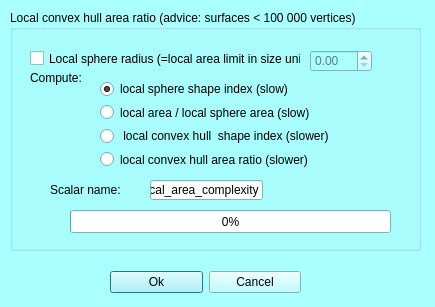
<?xml version="1.0" encoding="UTF-8"?>
<ui version="4.0">
 <class>mqScalarsComplexityDialog</class>
 <widget class="QDialog" name="mqScalarsComplexityDialog">
  <property name="geometry">
   <rect>
    <x>0</x>
    <y>0</y>
    <width>435</width>
    <height>307</height>
   </rect>
  </property>
  <property name="palette">
   <palette>
    <active>
     <colorrole role="WindowText">
      <brush brushstyle="SolidPattern">
       <color alpha="255">
        <red>0</red>
        <green>0</green>
        <blue>0</blue>
       </color>
      </brush>
     </colorrole>
     <colorrole role="Button">
      <brush brushstyle="SolidPattern">
       <color alpha="255">
        <red>170</red>
        <green>255</green>
        <blue>255</blue>
       </color>
      </brush>
     </colorrole>
     <colorrole role="Light">
      <brush brushstyle="SolidPattern">
       <color alpha="255">
        <red>255</red>
        <green>255</green>
        <blue>255</blue>
       </color>
      </brush>
     </colorrole>
     <colorrole role="Midlight">
      <brush brushstyle="SolidPattern">
       <color alpha="255">
        <red>212</red>
        <green>255</green>
        <blue>255</blue>
       </color>
      </brush>
     </colorrole>
     <colorrole role="Dark">
      <brush brushstyle="SolidPattern">
       <color alpha="255">
        <red>85</red>
        <green>127</green>
        <blue>127</blue>
       </color>
      </brush>
     </colorrole>
     <colorrole role="Mid">
      <brush brushstyle="SolidPattern">
       <color alpha="255">
        <red>113</red>
        <green>170</green>
        <blue>170</blue>
       </color>
      </brush>
     </colorrole>
     <colorrole role="Text">
      <brush brushstyle="SolidPattern">
       <color alpha="255">
        <red>0</red>
        <green>0</green>
        <blue>0</blue>
       </color>
      </brush>
     </colorrole>
     <colorrole role="BrightText">
      <brush brushstyle="SolidPattern">
       <color alpha="255">
        <red>255</red>
        <green>255</green>
        <blue>255</blue>
       </color>
      </brush>
     </colorrole>
     <colorrole role="ButtonText">
      <brush brushstyle="SolidPattern">
       <color alpha="255">
        <red>0</red>
        <green>0</green>
        <blue>0</blue>
       </color>
      </brush>
     </colorrole>
     <colorrole role="Base">
      <brush brushstyle="SolidPattern">
       <color alpha="255">
        <red>255</red>
        <green>255</green>
        <blue>255</blue>
       </color>
      </brush>
     </colorrole>
     <colorrole role="Window">
      <brush brushstyle="SolidPattern">
       <color alpha="255">
        <red>170</red>
        <green>255</green>
        <blue>255</blue>
       </color>
      </brush>
     </colorrole>
     <colorrole role="Shadow">
      <brush brushstyle="SolidPattern">
       <color alpha="255">
        <red>0</red>
        <green>0</green>
        <blue>0</blue>
       </color>
      </brush>
     </colorrole>
     <colorrole role="AlternateBase">
      <brush brushstyle="SolidPattern">
       <color alpha="255">
        <red>212</red>
        <green>255</green>
        <blue>255</blue>
       </color>
      </brush>
     </colorrole>
     <colorrole role="ToolTipBase">
      <brush brushstyle="SolidPattern">
       <color alpha="255">
        <red>255</red>
        <green>255</green>
        <blue>220</blue>
       </color>
      </brush>
     </colorrole>
     <colorrole role="ToolTipText">
      <brush brushstyle="SolidPattern">
       <color alpha="255">
        <red>0</red>
        <green>0</green>
        <blue>0</blue>
       </color>
      </brush>
     </colorrole>
    </active>
    <inactive>
     <colorrole role="WindowText">
      <brush brushstyle="SolidPattern">
       <color alpha="255">
        <red>0</red>
        <green>0</green>
        <blue>0</blue>
       </color>
      </brush>
     </colorrole>
     <colorrole role="Button">
      <brush brushstyle="SolidPattern">
       <color alpha="255">
        <red>170</red>
        <green>255</green>
        <blue>255</blue>
       </color>
      </brush>
     </colorrole>
     <colorrole role="Light">
      <brush brushstyle="SolidPattern">
       <color alpha="255">
        <red>255</red>
        <green>255</green>
        <blue>255</blue>
       </color>
      </brush>
     </colorrole>
     <colorrole role="Midlight">
      <brush brushstyle="SolidPattern">
       <color alpha="255">
        <red>212</red>
        <green>255</green>
        <blue>255</blue>
       </color>
      </brush>
     </colorrole>
     <colorrole role="Dark">
      <brush brushstyle="SolidPattern">
       <color alpha="255">
        <red>85</red>
        <green>127</green>
        <blue>127</blue>
       </color>
      </brush>
     </colorrole>
     <colorrole role="Mid">
      <brush brushstyle="SolidPattern">
       <color alpha="255">
        <red>113</red>
        <green>170</green>
        <blue>170</blue>
       </color>
      </brush>
     </colorrole>
     <colorrole role="Text">
      <brush brushstyle="SolidPattern">
       <color alpha="255">
        <red>0</red>
        <green>0</green>
        <blue>0</blue>
       </color>
      </brush>
     </colorrole>
     <colorrole role="BrightText">
      <brush brushstyle="SolidPattern">
       <color alpha="255">
        <red>255</red>
        <green>255</green>
        <blue>255</blue>
       </color>
      </brush>
     </colorrole>
     <colorrole role="ButtonText">
      <brush brushstyle="SolidPattern">
       <color alpha="255">
        <red>0</red>
        <green>0</green>
        <blue>0</blue>
       </color>
      </brush>
     </colorrole>
     <colorrole role="Base">
      <brush brushstyle="SolidPattern">
       <color alpha="255">
        <red>255</red>
        <green>255</green>
        <blue>255</blue>
       </color>
      </brush>
     </colorrole>
     <colorrole role="Window">
      <brush brushstyle="SolidPattern">
       <color alpha="255">
        <red>170</red>
        <green>255</green>
        <blue>255</blue>
       </color>
      </brush>
     </colorrole>
     <colorrole role="Shadow">
      <brush brushstyle="SolidPattern">
       <color alpha="255">
        <red>0</red>
        <green>0</green>
        <blue>0</blue>
       </color>
      </brush>
     </colorrole>
     <colorrole role="AlternateBase">
      <brush brushstyle="SolidPattern">
       <color alpha="255">
        <red>212</red>
        <green>255</green>
        <blue>255</blue>
       </color>
      </brush>
     </colorrole>
     <colorrole role="ToolTipBase">
      <brush brushstyle="SolidPattern">
       <color alpha="255">
        <red>255</red>
        <green>255</green>
        <blue>220</blue>
       </color>
      </brush>
     </colorrole>
     <colorrole role="ToolTipText">
      <brush brushstyle="SolidPattern">
       <color alpha="255">
        <red>0</red>
        <green>0</green>
        <blue>0</blue>
       </color>
      </brush>
     </colorrole>
    </inactive>
    <disabled>
     <colorrole role="WindowText">
      <brush brushstyle="SolidPattern">
       <color alpha="255">
        <red>85</red>
        <green>127</green>
        <blue>127</blue>
       </color>
      </brush>
     </colorrole>
     <colorrole role="Button">
      <brush brushstyle="SolidPattern">
       <color alpha="255">
        <red>170</red>
        <green>255</green>
        <blue>255</blue>
       </color>
      </brush>
     </colorrole>
     <colorrole role="Light">
      <brush brushstyle="SolidPattern">
       <color alpha="255">
        <red>255</red>
        <green>255</green>
        <blue>255</blue>
       </color>
      </brush>
     </colorrole>
     <colorrole role="Midlight">
      <brush brushstyle="SolidPattern">
       <color alpha="255">
        <red>212</red>
        <green>255</green>
        <blue>255</blue>
       </color>
      </brush>
     </colorrole>
     <colorrole role="Dark">
      <brush brushstyle="SolidPattern">
       <color alpha="255">
        <red>85</red>
        <green>127</green>
        <blue>127</blue>
       </color>
      </brush>
     </colorrole>
     <colorrole role="Mid">
      <brush brushstyle="SolidPattern">
       <color alpha="255">
        <red>113</red>
        <green>170</green>
        <blue>170</blue>
       </color>
      </brush>
     </colorrole>
     <colorrole role="Text">
      <brush brushstyle="SolidPattern">
       <color alpha="255">
        <red>85</red>
        <green>127</green>
        <blue>127</blue>
       </color>
      </brush>
     </colorrole>
     <colorrole role="BrightText">
      <brush brushstyle="SolidPattern">
       <color alpha="255">
        <red>255</red>
        <green>255</green>
        <blue>255</blue>
       </color>
      </brush>
     </colorrole>
     <colorrole role="ButtonText">
      <brush brushstyle="SolidPattern">
       <color alpha="255">
        <red>85</red>
        <green>127</green>
        <blue>127</blue>
       </color>
      </brush>
     </colorrole>
     <colorrole role="Base">
      <brush brushstyle="SolidPattern">
       <color alpha="255">
        <red>170</red>
        <green>255</green>
        <blue>255</blue>
       </color>
      </brush>
     </colorrole>
     <colorrole role="Window">
      <brush brushstyle="SolidPattern">
       <color alpha="255">
        <red>170</red>
        <green>255</green>
        <blue>255</blue>
       </color>
      </brush>
     </colorrole>
     <colorrole role="Shadow">
      <brush brushstyle="SolidPattern">
       <color alpha="255">
        <red>0</red>
        <green>0</green>
        <blue>0</blue>
       </color>
      </brush>
     </colorrole>
     <colorrole role="AlternateBase">
      <brush brushstyle="SolidPattern">
       <color alpha="255">
        <red>170</red>
        <green>255</green>
        <blue>255</blue>
       </color>
      </brush>
     </colorrole>
     <colorrole role="ToolTipBase">
      <brush brushstyle="SolidPattern">
       <color alpha="255">
        <red>255</red>
        <green>255</green>
        <blue>220</blue>
       </color>
      </brush>
     </colorrole>
     <colorrole role="ToolTipText">
      <brush brushstyle="SolidPattern">
       <color alpha="255">
        <red>0</red>
        <green>0</green>
        <blue>0</blue>
       </color>
      </brush>
     </colorrole>
    </disabled>
   </palette>
  </property>
  <property name="windowTitle">
   <string>Scalars: compute complexity of selected objects</string>
  </property>
  <widget class="QWidget" name="layoutWidget">
   <property name="geometry">
    <rect>
     <x>110</x>
     <y>270</y>
     <width>191</width>
     <height>25</height>
    </rect>
   </property>
   <layout class="QHBoxLayout" name="horizontalLayout_2">
    <item>
     <widget class="QPushButton" name="ok">
      <property name="text">
       <string>Ok</string>
      </property>
     </widget>
    </item>
    <item>
     <widget class="QPushButton" name="cancel">
      <property name="text">
       <string>Cancel</string>
      </property>
     </widget>
    </item>
   </layout>
  </widget>
  <widget class="QGroupBox" name="groupBox">
   <property name="geometry">
    <rect>
     <x>10</x>
     <y>10</y>
     <width>411</width>
     <height>241</height>
    </rect>
   </property>
   <property name="title">
    <string>Local convex hull area ratio (advice: surfaces &lt; 100 000 vertices)</string>
   </property>
   <widget class="QDoubleSpinBox" name="localAreaLimit">
    <property name="enabled">
     <bool>false</bool>
    </property>
    <property name="geometry">
     <rect>
      <x>300</x>
      <y>40</y>
      <width>62</width>
      <height>22</height>
     </rect>
    </property>
    <property name="toolTip">
     <string>This value defines, for each point of the surface, the size of the sphere centered on that point which will be used to estimate local complexity</string>
    </property>
   </widget>
   <widget class="QLineEdit" name="scalarName">
    <property name="geometry">
     <rect>
      <x>140</x>
      <y>170</y>
      <width>113</width>
      <height>20</height>
     </rect>
    </property>
    <property name="text">
     <string>Local_area_complexity</string>
    </property>
   </widget>
   <widget class="QLabel" name="label_8">
    <property name="geometry">
     <rect>
      <x>40</x>
      <y>170</y>
      <width>111</width>
      <height>21</height>
     </rect>
    </property>
    <property name="text">
     <string>&lt;html&gt;&lt;head/&gt;&lt;body&gt;&lt;p&gt;Scalar name:&lt;/p&gt;&lt;/body&gt;&lt;/html&gt;</string>
    </property>
   </widget>
   <widget class="QWidget" name="verticalLayoutWidget">
    <property name="geometry">
     <rect>
      <x>90</x>
      <y>70</y>
      <width>260</width>
      <height>88</height>
     </rect>
    </property>
    <layout class="QVBoxLayout" name="verticalLayout">
     <item>
      <widget class="QRadioButton" name="sphereShapeIndex">
       <property name="text">
        <string>local sphere shape index (slow)</string>
       </property>
       <property name="checked">
        <bool>true</bool>
       </property>
      </widget>
     </item>
     <item>
      <widget class="QRadioButton" name="sphereArea">
       <property name="text">
        <string>local area / local sphere area (slow)</string>
       </property>
       <property name="checked">
        <bool>false</bool>
       </property>
      </widget>
     </item>
     <item>
      <widget class="QRadioButton" name="convexHullShapeIndex">
       <property name="text">
        <string> local convex hull  shape index (slower)</string>
       </property>
       <property name="checked">
        <bool>false</bool>
       </property>
      </widget>
     </item>
     <item>
      <widget class="QRadioButton" name="convexHullArea">
       <property name="text">
        <string>local convex hull area ratio (slower)</string>
       </property>
       <property name="checked">
        <bool>false</bool>
       </property>
      </widget>
     </item>
    </layout>
   </widget>
   <widget class="QLabel" name="label_6">
    <property name="geometry">
     <rect>
      <x>20</x>
      <y>60</y>
      <width>201</width>
      <height>16</height>
     </rect>
    </property>
    <property name="text">
     <string>&lt;html&gt;&lt;head/&gt;&lt;body&gt;&lt;p&gt;Compute:&lt;/p&gt;&lt;/body&gt;&lt;/html&gt;</string>
    </property>
   </widget>
   <widget class="QCheckBox" name="customLocalAreaLimit">
    <property name="geometry">
     <rect>
      <x>20</x>
      <y>40</y>
      <width>271</width>
      <height>17</height>
     </rect>
    </property>
    <property name="text">
     <string>Local sphere radius (=local area limit in size units)</string>
    </property>
   </widget>
  </widget>
  <widget class="QProgressBar" name="progressBar">
   <property name="geometry">
    <rect>
     <x>70</x>
     <y>210</y>
     <width>321</width>
     <height>23</height>
    </rect>
   </property>
   <property name="value">
    <number>0</number>
   </property>
  </widget>
 </widget>
 <resources>
  <include location="../Icons/icons.qrc"/>
  <include location="../Icons/icons.qrc"/>
 </resources>
 <connections/>
</ui>
